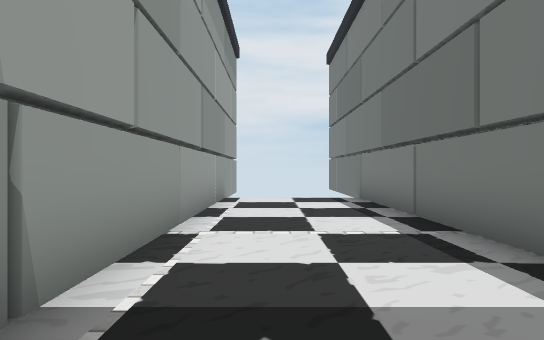
view 1 (above)

19 first-person views from a walk through a Unity game level. The camera is 0.72 m above the floor, looks level and sees 75° across. The floor is counted in squares, 1 m on a side. Each view is taken from the middle of a square. On the plan, view 1 faces up. The plan holds only what a view shows up to about 11 squares ahead; the rest is blank. The place goes on beyond the plan. Some animated figures are not drawn. Door leaves are left out, so doorways stand open. Some surface patterns are stand-ins.

view 2
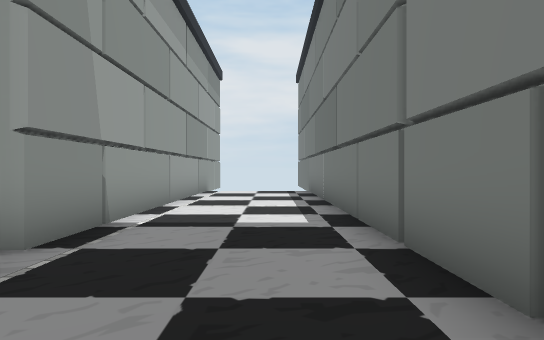

view 3
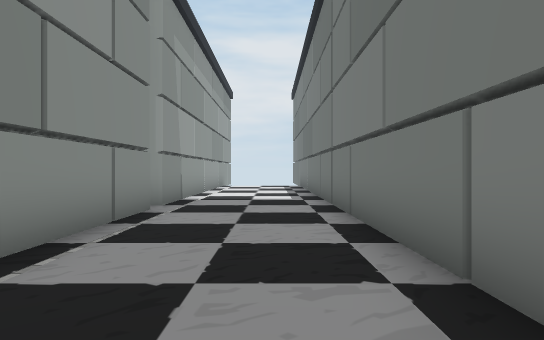

view 4
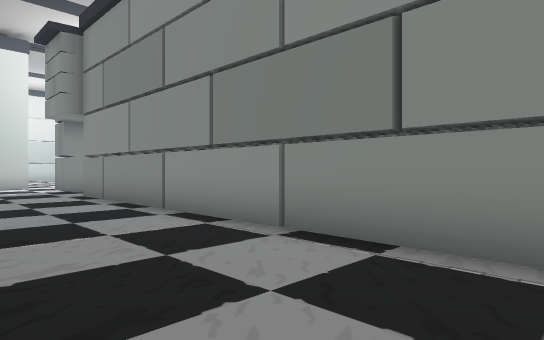

view 5
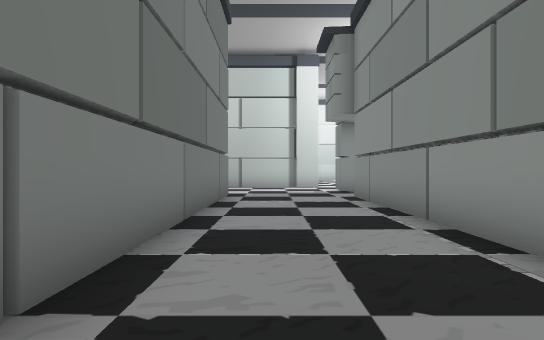

view 6
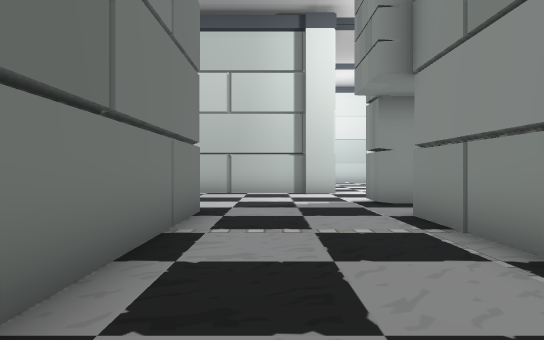

view 7
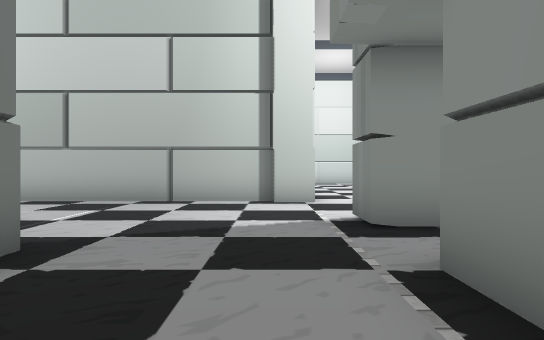

view 8
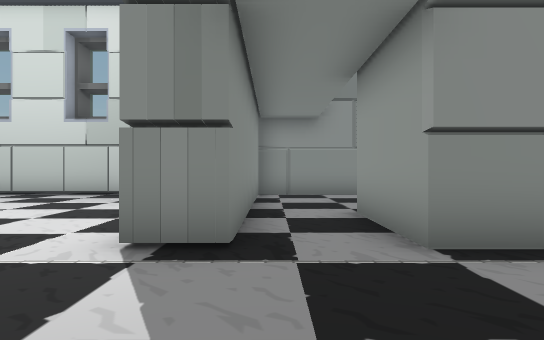

view 9
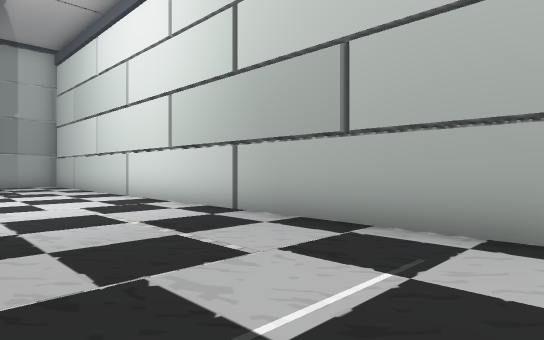

view 10
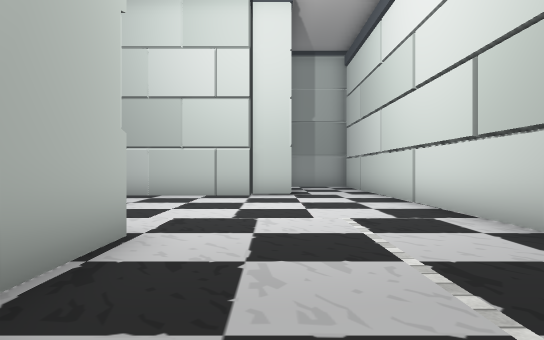

view 11
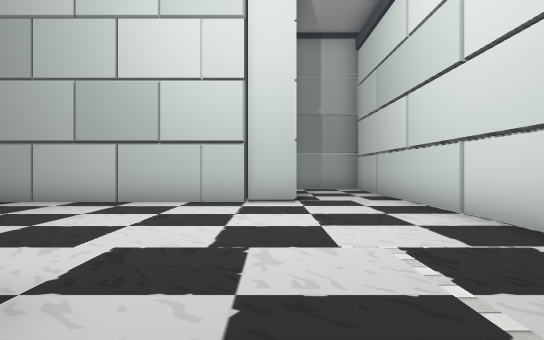

view 12
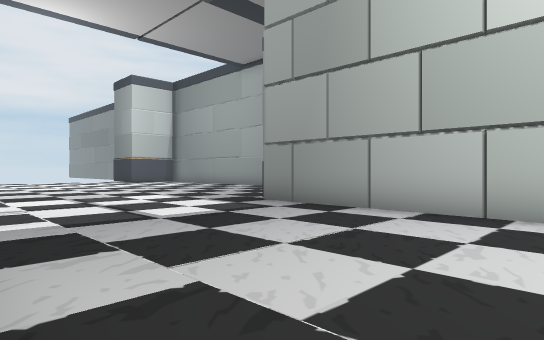

view 13
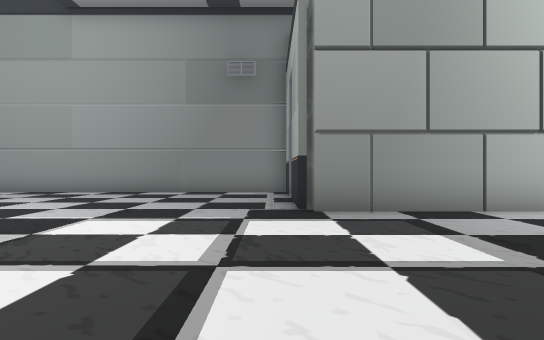

view 14
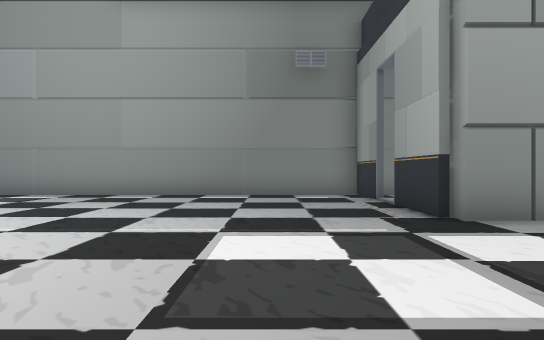

view 15
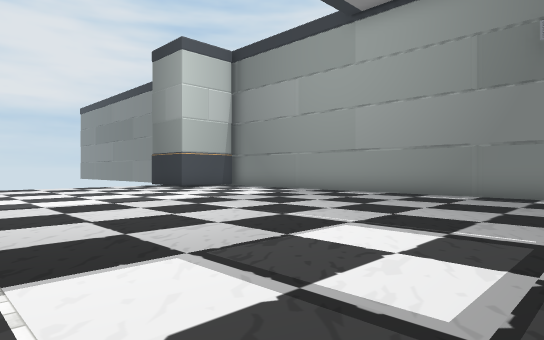

view 16
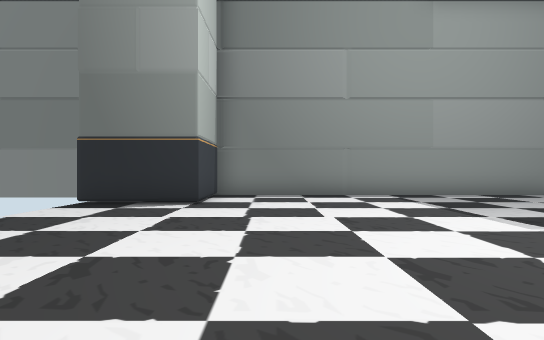

view 17
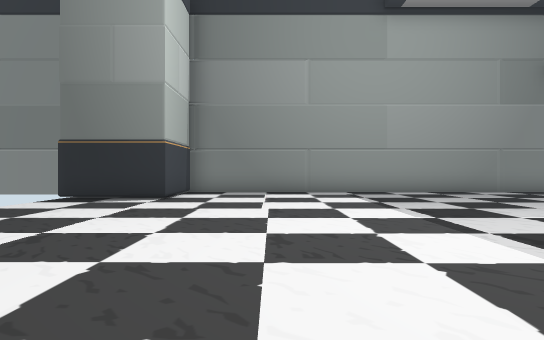

view 18
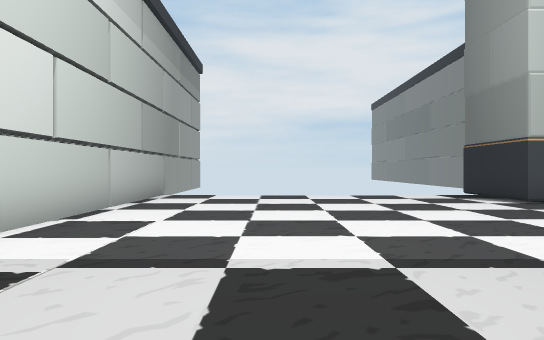

view 19
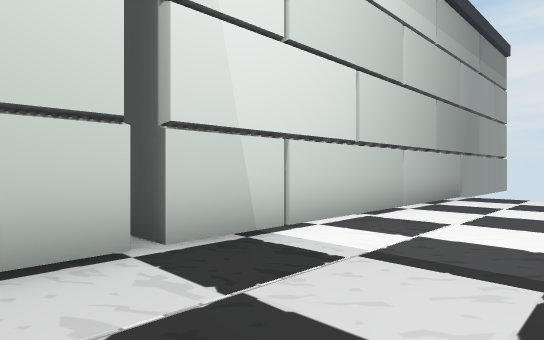

### Floor plan
Points are (right, up) in squares from view 1. A wall is a line through its corners. A room is listed if a view was taken in it or the views show most of it. See-through windows are left out.
Room 1 (views 1, 2, 3, 4, 5, 6, 7)
walls: (-1.2, -0.5) (-1.2, -12.6); (2.3, -13.2) (2.3, 10.4); (-1.2, 10.4) (-1.2, 0.1)
ways out: opening at (1.5, -13) to room 2; open door at (-0.5, -13) to room 2; opening at (-1, 0)
Room 2 (views 8, 9, 10, 11, 12, 13, 14, 15, 16, 17, 18, 19)
walls: (13.9, -6.7) (14.9, -6.7); (17.2, -6.5) (19.2, -6.5) (19.2, 6.5); (7.9, 0.4) (7.9, -0.6); (7.9, -13.4) (6, -13.4); (14, -15.6) (14, -6.5) (16.1, -6.5); (7.9, 10.5) (7.9, 0.7) (7, 0.7); (-1.2, -14.4) (-1.2, -15.5); (-0.1, -18.2) (17, -18.2); (-1, -17.9) (0, -17.9)
ways out: opening at (1.5, -13) to room 1; open door at (-0.5, -13) to room 1; opening at (-2, -14); opening at (-1, -16.5); open door at (16.5, -6)
objects: pillar (17, 7) to (19, 9)

Where each view was taken, in squares from view 1:
view 1: 0 up, 0 right, facing up
view 2: 3 down, 1 right, facing up
view 3: 7 down, 1 right, facing up
view 4: 2 down, 2 right, facing down-left
view 5: 3 down, 1 right, facing down
view 6: 7 down, 1 right, facing down
view 7: 10 down, 0 right, facing down
view 8: 14 down, 2 right, facing left
view 9: 14 down, 2 right, facing down-right
view 10: 15 down, 4 right, facing right
view 11: 15 down, 6 right, facing right
view 12: 13 down, 8 right, facing up-right
view 13: 6 down, 8 right, facing right
view 14: 4 down, 9 right, facing right
view 15: 6 down, 9 right, facing up-right
view 16: 5 up, 9 right, facing right
view 17: 4 up, 8 right, facing right
view 18: 1 down, 11 right, facing up
view 19: 1 down, 11 right, facing up-left
